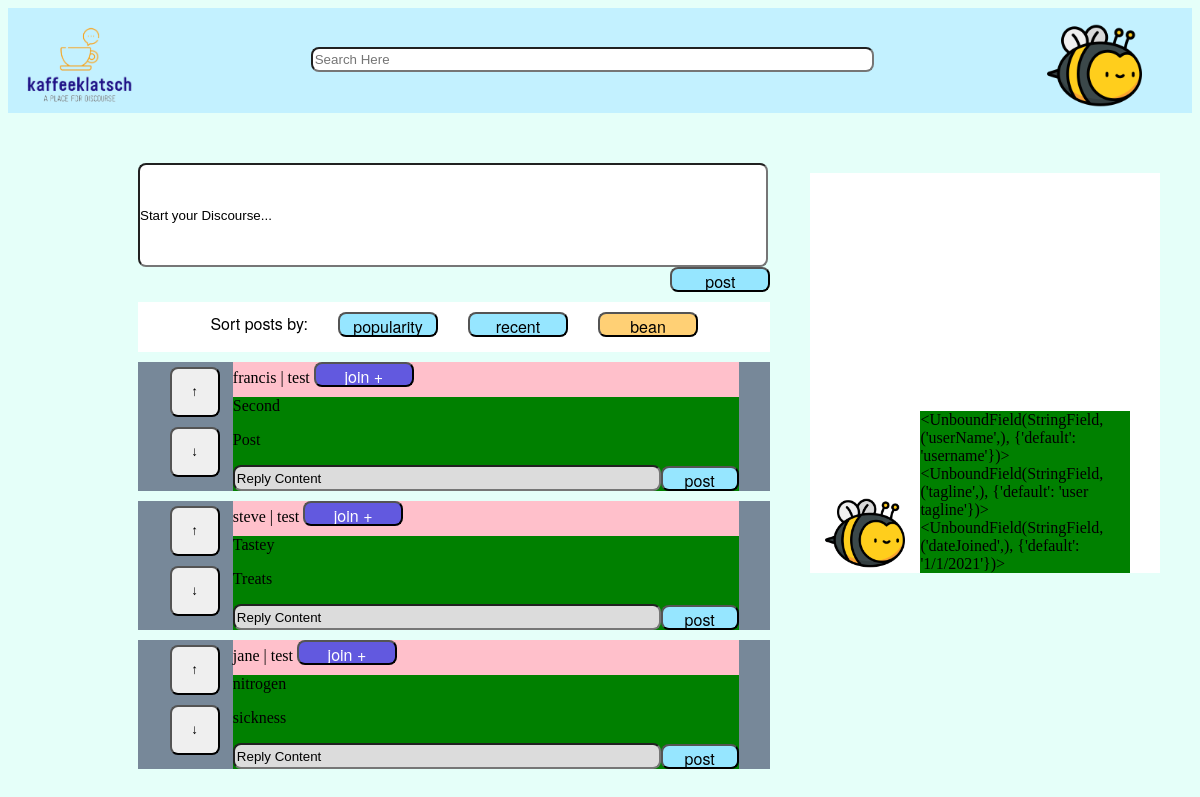
/profilepage, run on the app's committed database.
### kaffeeklatsch/models/models.py (models this page shows)
class Post(db.Model):
    title = db.Column(db.Text, nullable=False)
    content = db.Column(db.Text, nullable=False)
    posting_user = db.Column(db.Text, db.ForeignKey('user_access.username'), nullable=False)
    posted_date = db.Column(db.DateTime, nullable=False, default=datetime.utcnow)
    community = db.Column(db.Text, nullable=False)
    UUID = db.Column(db.Integer, nullable=False, primary_key=True, unique=True)
    def __repr__(self):
        return f"""\nPost {self.UUID}:
        \n\t-author: {self.posting_user}
        \n\t-posted_date: {self.posted_date}
        \n\t-community: {self.community}
        \n\t-content: {self.content}
        \n"""

### kaffeeklatsch/routes.py (the view)
@app.route('/profilepage')
def profilePage():
  sortPostForm = SortPostForm()
  replyForm = ReplyForm()
  makePostForm = MakePostForm()
  posts = Post.query.all()
  print(posts)
  return render_template('profile_page.html', makePostForm=makePostForm, sortPostForm=sortPostForm, replyForm=replyForm, posts=posts, ProfilePageInfo=ProfilePageInfo)

### kaffeeklatsch/forms/SortPostForm.py
class SortPostForm(FlaskForm):
    popularity = SubmitField('popularity')
    recent = SubmitField('recent')
    bean = SubmitField('bean')

### kaffeeklatsch/forms/ReplyForm.py
class ReplyForm(FlaskForm):
    post = SubmitField('post')
    join = SubmitField('join +')
    replyContent = StringField('reply', default='Reply Content')
    upArrow = SubmitField('↑')
    downArrow = SubmitField('↓')

### kaffeeklatsch/templates/profile_page.html
{% extends 'base.html' %}
{% import 'make_post.html' as makePostTemplate %}
{% import 'sort_post.html' as sortPostTemplate %}
{% import 'post_reply.html' as post_reply %}
{% import 'profile_pane.html' as profilePaneTemplate %}
{% block addedCSS %}
<link rel="stylesheet" href="{{ url_for('static', filename='css/feed.css') }}" /> {% endblock %}
{% block search %}
<div class="search-container" id="search-container">
    <input id="search-input" type="search" id="form1" class="form-control" placeholder="Search Here"/>
</div>
{% endblock %}
{% block avatar %}
<img class="avatar" src="{{ url_for('static', filename='assets/imagefiles/Profile/bee.png') }}" />
{% endblock %}
{% block body %}
<div class="page">
    <body>
        <div class="content-view">
            <div class="post-pane">
                <form method="POST">
                    {{ makePostTemplate.make_post(makePostForm) }}
                    {{ sortPostTemplate.sort_post(sortPostForm) }}
                </form>
                {% for post in posts %}
                    {{ post_reply.post_reply(replyForm, post) }}
                {% endfor %}
            </div>
            <div>
                {{ profilePaneTemplate.profile_pane(ProfilePageInfo) }}
            </div>
    </body>
</div>
{% endblock %}

### kaffeeklatsch/templates/base.html (shortened to what this page needs)
<!DOCTYPE html>
<html lang="en">
<head>
    <link rel="stylesheet" href="{{ url_for('static', filename='css/globalstylesheet.css') }}" />
    <link rel="stylesheet" href="{{ url_for('static', filename='css/forms.css') }}" /> {% block addedCSS %}{% endblock %}
</head>
<body>
    <div class="continer">
        <div class="header">
            <h1 class="logo">
                <img class="logo" src="{{ url_for('static', filename='assets/imagefiles/logo_sample_v2.png') }}" alt="" />
            </h1>
            {% block search %}{% endblock %}
            {% block avatar %}{% endblock %}
        </div>
        {% block body %}{% endblock %}
    </div>
</body>
</html>

### kaffeeklatsch/templates/make_post.html
{% macro make_post(makePostForm) %}
<link rel="stylesheet" href="{{ url_for('static', filename='css/sort_post.css') }}" />
<div class="make-post-wrapper">
    {{ makePostForm.postContent(class="post-content") }}
    {{ makePostForm.post(class="button-style-b make-button") }}
</div>
{% endmacro %}

### kaffeeklatsch/templates/sort_post.html
{% macro sort_post(sortPostForm) %}
<link rel="stylesheet" href="{{ url_for('static', filename='css/make_post.css') }}" />
<div class="sort-post-wrapper">
    <label>Sort posts by:</label> {{ sortPostForm.popularity(class="button-style-b") }}{{ sortPostForm.recent(class="button-style-b") }}{{ sortPostForm.bean(class="button-style-bean") }}
</div>
{% endmacro %}

### kaffeeklatsch/templates/post_reply.html
{% macro post_reply(replyForm, postObject) %}
{% import 'post.html' as replyTemplate %}
<form method="POST">
    {{ replyTemplate.post(replyForm, postObject) }}
</form>
{% endmacro %}

### kaffeeklatsch/templates/profile_pane.html
{% macro profile_pane(profileObject) %}
<link rel="stylesheet" href="{{ url_for('static', filename='css/profile-pane.css') }}" />
<div class="profile-wrapper">
    <div class=avatar_panel>
        <img class="avatar avatar_image" src="{{ url_for('static', filename='assets/imagefiles/Profile/bee.png') }}" />
    </div>
    <div class="info-panel">
        <div>
            <span>{{ profileObject.userName }}</span>
        </div>
        <div>
            <span>{{ profileObject.tagline }}</span>
        </div>
        <div>
            <span>{{ profileObject.dateJoined }}</span>
        </div>
    </div>
</div>
{% endmacro %}

### kaffeeklatsch/templates/post.html
{% macro post(replyForm, postObject) %}
<link rel="stylesheet" href="{{ url_for('static', filename='css/post.css') }}" />
<div class="post-wrapper">
    <div class="vote-panel">
        {{ replyForm.upArrow(class="vote-button button") }}
        {{ replyForm.downArrow(class="vote-button button") }}
    </div>
    <div class="post-panel">
        <div class="post-panel__top-line">
            <span class="owner-name">{{ postObject.posting_user }}</span> | <span class="community-content">{{ postObject.community }}</span>
            {{ replyForm.join(class="button-style-a") }}
        </div>
        <div class="post-panel__title-line">
            <span class="post-title">{{ postObject.title }}</span>
        </div>
        <div class="post-panel__post-content">
            <p class="post-content">{{ postObject.content }}</p>
        </div>
        <div class="post-panel__reply-line">
            {{ replyForm.replyContent(class="reply-content") }}
            {{ replyForm.post(class="button-style-b") }}
        </div>
    </div>
</div>
{% endmacro %}

### kaffeeklatsch/static/css/globalstylesheet.css (style rules this page uses)
body { background-color: #E5FFF9 }
.header { background-color: #C3F1FF; font-size: 50px; text-align: center; height: 95px; padding-left: 10px; padding-top: 10px; }
.logo { width: 120px; margin-top: 0px; float: left; }
.avatar { height: 100%; float: right; margin-right: 50px; }
.page { margin: 0px; height: 100vh; padding-top: 50px; }
.button-style-a { width: 100px; height: 25px; top: 225px; border-radius: 8px; background-color: #6259df; font-family: "Helvetica Neue", "Arial", sans-serif; font-size: medium; color: white; }
.button-style-b { width: 100px; height: 25px; top: 225px; border-radius: 8px; background-color: #96E6FF; font-family: "Helvetica Neue", "Arial", sans-serif; font-size: medium; color: black; margin-left: 30px; }
.button-style-bean { width: 100px; height: 25px; top: 225px; border-radius: 8px; background-color: #FFD075; font-family: "Helvetica Neue", "Arial", sans-serif; font-size: medium; color: black; margin-left: 30px; }

### kaffeeklatsch/static/css/forms.css (style rules this page uses)
input { margin-bottom: 10px; border-radius: 8px; height: 25px; width: 230px; }

### kaffeeklatsch/static/css/feed.css (style rules this page uses)
.content-view { display: flex; }
.post-pane { display: inline-block; width: 60%; }
#search-container { display: inline-block; text-align: center; width: 60%; }
#search-input { background-color: white; width: 80%; }

### kaffeeklatsch/static/css/sort_post.css (style rules this page uses)
.sort-post-wrapper { display: flex; background-color: white; width: 100%; height: 40px; padding-top: 10px; margin-bottom: 10px; justify-content: center; font-family: "Helvetica Neue", "Arial", sans-serif; }
#postContent { left: 10px; }

### kaffeeklatsch/static/css/make_post.css (style rules this page uses)
.make-post-wrapper { display: inline-block; display: block; margin-bottom: 10px; }
.make-post-wrapper .post-content { display: block; width: 99%; margin: 0; padding: 0; height: 100px; }
.make-post-wrapper .make-button { float: right; }

### kaffeeklatsch/static/css/post.css (style rules this page uses)
.post-wrapper { background-color: lightslategray; display: flex; justify-content: center; align-items: center; margin-bottom: 10px; }
.post-wrapper .vote-panel input { width: 50px; height: 50px; }
.post-wrapper .vote-panel { align-items: center; display: inline-block; width: 10%; }
.post-wrapper .vote-panel .vote-button { display: block; }
.post-wrapper .post-panel { display: inline-block; width: 80%; background-color: green; }
.post-panel .post-panel__reply-line { display: flex; justify-content: center; align-items: center; }
.post-wrapper .post-panel #replyContent { width: 500px; margin: auto; }
.post-wrapper .post-panel #post { width: 90px; margin: auto; }
.post-panel__top-line { background-color: pink; }
#replyContent { width: 80%; height: 20px; top: 470px; left: 150px; background-color: gainsboro; }

### kaffeeklatsch/static/css/profile-pane.css (style rules this page uses)
.profile-wrapper { background-color: white; display: inline-flex; justify-content: center; align-items: self-end; height: 400px; width: 350px; margin-top: 10px; margin-bottom: 10px; margin-left: 40px; }
.profile-wrapper .avatar_panel { justify-content: center; margin-top: 30px; height: 80px; width: 80px; }
.profile-wrapper .avatar_image { margin-right: 15px; }
.profile-wrapper .info-panel { display: right; margin-top: 20px; width: 60%; background-color: green; }

### data on the page
Post: posting_user "francis", community "test", title "Second", content "Post", replyContent "Reply Content"
Post: posting_user "steve", community "test", title "Tastey", content "Treats", replyContent "Reply Content"
Post: posting_user "jane", community "test", title "nitrogen", content "sickness", replyContent "Reply Content"

### other printed values
{{ profileObject.userName }} "<UnboundField(StringField, ('userName',), {'default': 'username'})>"
{{ profileObject.tagline }} "<UnboundField(StringField, ('tagline',), {'default': 'user tagline'})>"
{{ profileObject.dateJoined }} "<UnboundField(StringField, ('dateJoined',), {'default': '1/1/2021'})>"
